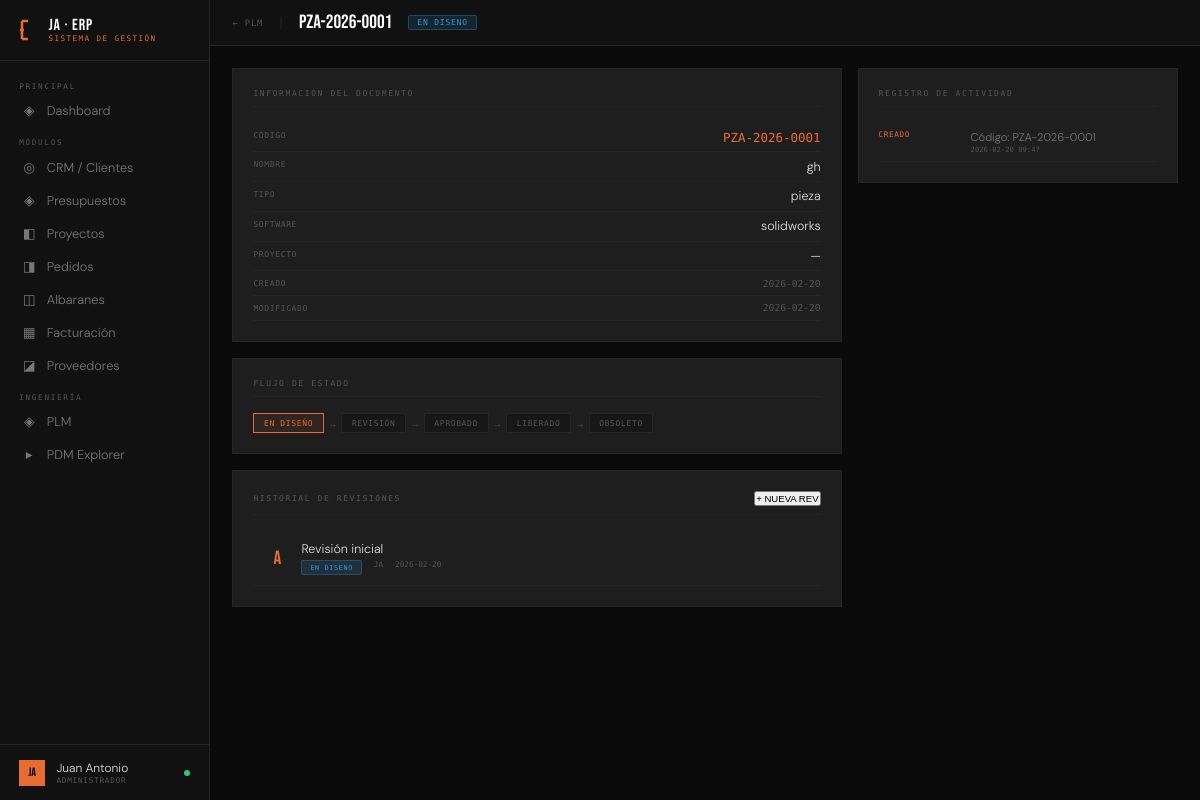
Page /plm/documento/1 on the committed database.
### tables this page shows
CREATE TABLE plm_documentos (
        id INTEGER PRIMARY KEY AUTOINCREMENT,
        proyecto_id INTEGER,
        codigo TEXT UNIQUE NOT NULL,
        nombre TEXT NOT NULL,
        tipo TEXT NOT NULL,          -- pieza | ensamblaje | plano | otro
        software TEXT,               -- solidworks | autocad | otro
        descripcion TEXT,
        estado TEXT DEFAULT 'en_diseno',  -- en_diseno | revision | aprobado | liberado | obsoleto
        ruta_origen TEXT,            -- ruta original en el PC del usuario
        archivo_vault TEXT,          -- nombre del archivo en plm_vault
        hash_md5 TEXT,               -- para detectar cambios
        creado TEXT DEFAULT CURRENT_TIMESTAMP,
        modificado TEXT DEFAULT CURRENT_TIMESTAMP,
        FOREIGN KEY (proyecto_id) REFERENCES proyectos(id));

CREATE TABLE plm_revisiones (
        id INTEGER PRIMARY KEY AUTOINCREMENT,
        documento_id INTEGER NOT NULL,
        revision TEXT NOT NULL,      -- A, B, C... o 01, 02...
        descripcion_cambio TEXT,
        estado TEXT DEFAULT 'en_diseno',
        archivo_vault TEXT,
        hash_md5 TEXT,
        creado_por TEXT DEFAULT 'JA',
        fecha TEXT DEFAULT CURRENT_TIMESTAMP,
        FOREIGN KEY (documento_id) REFERENCES plm_documentos(id));

CREATE TABLE plm_log (
        id INTEGER PRIMARY KEY AUTOINCREMENT,
        documento_id INTEGER,
        accion TEXT,
        detalle TEXT,
        fecha TEXT DEFAULT CURRENT_TIMESTAMP);

### plm_module.py (the view)
@plm.route('/plm/documento/<int:doc_id>')
def plm_documento_detalle(doc_id):
    conn = get_db()
    doc = conn.execute('''
        SELECT d.*, p.nombre as proyecto_nombre
        FROM plm_documentos d
        LEFT JOIN proyectos p ON d.proyecto_id = p.id
        WHERE d.id=?''', (doc_id,)).fetchone()
    revisiones = conn.execute(
        "SELECT * FROM plm_revisiones WHERE documento_id=? ORDER BY id DESC", (doc_id,)
    ).fetchall()
    log = conn.execute(
        "SELECT * FROM plm_log WHERE documento_id=? ORDER BY id DESC LIMIT 20", (doc_id,)
    ).fetchall()
    proyectos = conn.execute("SELECT id, nombre FROM proyectos ORDER BY nombre").fetchall()
    conn.close()
    return render_template('plm_detalle.html', doc=doc, revisiones=revisiones,
                           log=log, proyectos=proyectos)

### app.py (called while the page is built)
@app.context_processor
def inject_globals():
    return {
        'today': date.today().isoformat(),
        'now': datetime.now().strftime('%b %Y'),
        'request': request,
    }

### plm_module.py (called while the page is built)
def get_db():
    conn = sqlite3.connect(DB)
    conn.row_factory = sqlite3.Row
    return conn

### templates/plm_detalle.html (shortened to what this page needs)
{% extends "base.html" %}
{% block topbar %}
<div style="display:flex;align-items:center;gap:1rem;flex:1">
  <a href="/plm" style="font-family:var(--mono);font-size:.55rem;color:var(--muted);text-decoration:none;letter-spacing:.1em">← PLM</a>
  <span style="color:var(--border)">|</span>
  <span style="font-family:var(--display);font-size:1.2rem;color:#fff">{{ doc.codigo }}</span>
  <span class="estado-badge estado-{{ doc.estado }}">{{ doc.estado.replace('_',' ') }}</span>
</div>
{% endblock %}
{% block content %}
<div class="detail-grid">
  <div>
    <div class="panel" style="margin-bottom:1rem">
      <div class="panel-title">Información del documento</div>
      <div class="field-row"><span class="field-label">Código</span><span class="field-val" style="font-family:var(--mono);color:var(--accent)">{{ doc.codigo }}</span></div>
      <div class="field-row"><span class="field-label">Nombre</span><span class="field-val">{{ doc.nombre }}</span></div>
      <div class="field-row"><span class="field-label">Tipo</span><span class="field-val">{{ doc.tipo }}</span></div>
      <div class="field-row"><span class="field-label">Software</span><span class="field-val">{{ doc.software or '—' }}</span></div>
      <div class="field-row"><span class="field-label">Proyecto</span><span class="field-val">{{ doc.proyecto_nombre or '—' }}</span></div>
      <div class="field-row"><span class="field-label">Creado</span><span class="field-val" style="font-family:var(--mono);font-size:.6rem;color:var(--muted)">{{ doc.creado[:10] }}</span></div>
      <div class="field-row"><span class="field-label">Modificado</span><span class="field-val" style="font-family:var(--mono);font-size:.6rem;color:var(--muted)">{{ doc.modificado[:10] }}</span></div>
    </div>
    <div class="panel" style="margin-bottom:1rem">
      <div class="panel-title">Flujo de estado</div>
      <form method="POST" action="/plm/documento/{{ doc.id }}/estado" style="display:flex;flex-wrap:wrap;gap:.25rem;align-items:center">
        {% for estado, label in [('en_diseno','En Diseño'),('revision','Revisión'),('aprobado','Aprobado'),('liberado','Liberado'),('obsoleto','Obsoleto')] %}
        <button type="submit" name="estado" value="{{ estado }}"
          class="estado-step {% if doc.estado == estado %}active{% endif %}"
          style="{% if doc.estado == estado %}border-color:var(--accent);color:var(--accent);background:rgba(232,108,47,.08){% endif %}">
          {{ label }}
        </button>
        {% if not loop.last %}<span class="arrow">→</span>{% endif %}
        {% endfor %}
      </form>
    </div>
    <div class="panel">
      <div style="display:flex;justify-content:space-between;align-items:center;margin-bottom:1rem;padding-bottom:.5rem;border-bottom:1px solid var(--border)">
        <span style="font-family:var(--mono);font-size:.5rem;letter-spacing:.2em;color:var(--muted);text-transform:uppercase">Historial de revisiones</span>
        <button onclick="document.getElementById('modal-rev').style.display='flex'" class="btn-ghost" style="font-size:.6rem">+ NUEVA REV</button>
      </div>
      {% for rev in revisiones %}
      <div class="rev-item">
        <div class="rev-badge">{{ rev.revision }}</div>
        <div style="flex:1">
          <div style="font-size:.78rem;color:var(--text)">{{ rev.descripcion_cambio or 'Sin descripción' }}</div>
          <div style="display:flex;gap:.75rem;margin-top:.2rem">
            <span class="estado-badge estado-{{ rev.estado }}" style="font-size:.42rem">{{ rev.estado.replace('_',' ') }}</span>
            <span style="font-family:var(--mono);font-size:.48rem;color:var(--muted)">{{ rev.creado_por }}</span>
            <span style="font-family:var(--mono);font-size:.48rem;color:var(--muted)">{{ rev.fecha[:10] }}</span>
          </div>
        </div>
      </div>
      {% endfor %}
    </div>
  </div>
  <div>
    <div class="panel">
      <div class="panel-title">Registro de actividad</div>
      {% for entry in log %}
      <div class="log-item">
        <span class="log-accion">{{ entry.accion }}</span>
        <div style="flex:1">
          <div style="color:var(--muted2)">{{ entry.detalle or '—' }}</div>
          <div style="font-family:var(--mono);font-size:.45rem;color:var(--muted);margin-top:.1rem">{{ entry.fecha[:16] }}</div>
        </div>
      </div>
      {% else %}
      <div style="color:var(--muted);font-size:.72rem;text-align:center;padding:1rem">Sin actividad registrada</div>
      {% endfor %}
    </div>
  </div>
</div>
{% endblock %}

### templates/base.html (style rules this page uses)
:root { --bg:#0a0a0a;--surface:#111;--panel:#171717;--card:#1e1e1e; --border:#252525;--border2:#2e2e2e; --accent:#e86c2f;--accent2:#f0a500; --green:#2ecc71;--red:#e74c3c;--blue:#3498db;--yellow:#f39c12; --text:#e0e0e0;--muted:#555;--muted2:#777; --mono:'Share Tech Mono',monospace;--display:'Bebas Neue',sans-serif;--body:'DM Sans',sans-serif; }
*,*::before,*::after { box-sizing:border-box;margin:0;padding:0; }
html,body { height:100%;overflow:hidden; }
body { background:var(--bg);color:var(--text);font-family:var(--body);font-weight:300;display:flex; }
.panel { background:var(--panel);border:1px solid var(--border);margin-bottom:1.2rem; }
.panel-title { font-family:var(--mono);font-size:.58rem;letter-spacing:.18em;text-transform:uppercase;color:var(--muted2); }

### templates/plm_detalle.html (style rules this page uses)
.estado-badge { display:inline-block;padding:.15rem .5rem;font-family:var(--mono);font-size:.5rem;letter-spacing:.1em;text-transform:uppercase;border-radius:2px }
.estado-en_diseno { background:rgba(52,152,219,.15);color:#3498db;border:1px solid rgba(52,152,219,.3) }
.detail-grid { display:grid;grid-template-columns:1fr 320px;gap:1rem }
.panel { background:var(--card);border:1px solid var(--border);padding:1.25rem }
.panel-title { font-family:var(--mono);font-size:.5rem;letter-spacing:.2em;color:var(--muted);text-transform:uppercase;margin-bottom:1rem;padding-bottom:.5rem;border-bottom:1px solid var(--border) }
.field-row { display:flex;justify-content:space-between;padding:.4rem 0;border-bottom:1px solid rgba(255,255,255,.03);font-size:.78rem }
.field-label { color:var(--muted);font-family:var(--mono);font-size:.5rem;letter-spacing:.08em;text-transform:uppercase;padding-top:.1rem }
.field-val { color:var(--text);text-align:right }
.rev-item { padding:.6rem .75rem;border-bottom:1px solid var(--border);display:flex;align-items:center;gap:.75rem }
.rev-badge { font-family:var(--display);font-size:1.2rem;color:var(--accent);min-width:24px;text-align:center }
.log-item { display:flex;gap:.75rem;padding:.4rem 0;border-bottom:1px solid rgba(255,255,255,.03);font-size:.7rem }
.log-accion { font-family:var(--mono);font-size:.48rem;color:var(--accent);text-transform:uppercase;letter-spacing:.08em;min-width:80px }
.estado-step { padding:.3rem .6rem;font-family:var(--mono);font-size:.5rem;letter-spacing:.08em;cursor:pointer;border:1px solid var(--border);background:var(--panel);color:var(--muted);text-transform:uppercase;transition:all .15s }
.arrow { color:var(--muted);font-size:.6rem }

### rows in the picture
plm_documentos: codigo "PZA-2026-0001", estado.replace "EN DISENO", nombre "gh", tipo "pieza", software "solidworks", creado "2026-02-20", modificado "2026-02-20"
plm_revisiones: revision "A", descripcion_cambio "Revisión inicial", estado.replace "EN DISENO", creado_por "JA", fecha "2026-02-20"
plm_log: accion "CREADO", detalle "Código: PZA-2026-0001", fecha "2026-02-20 09:47"

### other values in the picture
{{ doc.proyecto_nombre or '—' }} "—"
{{ label }} "EN DISEÑO" "REVISIÓN" "APROBADO" "LIBERADO" "OBSOLETO"
